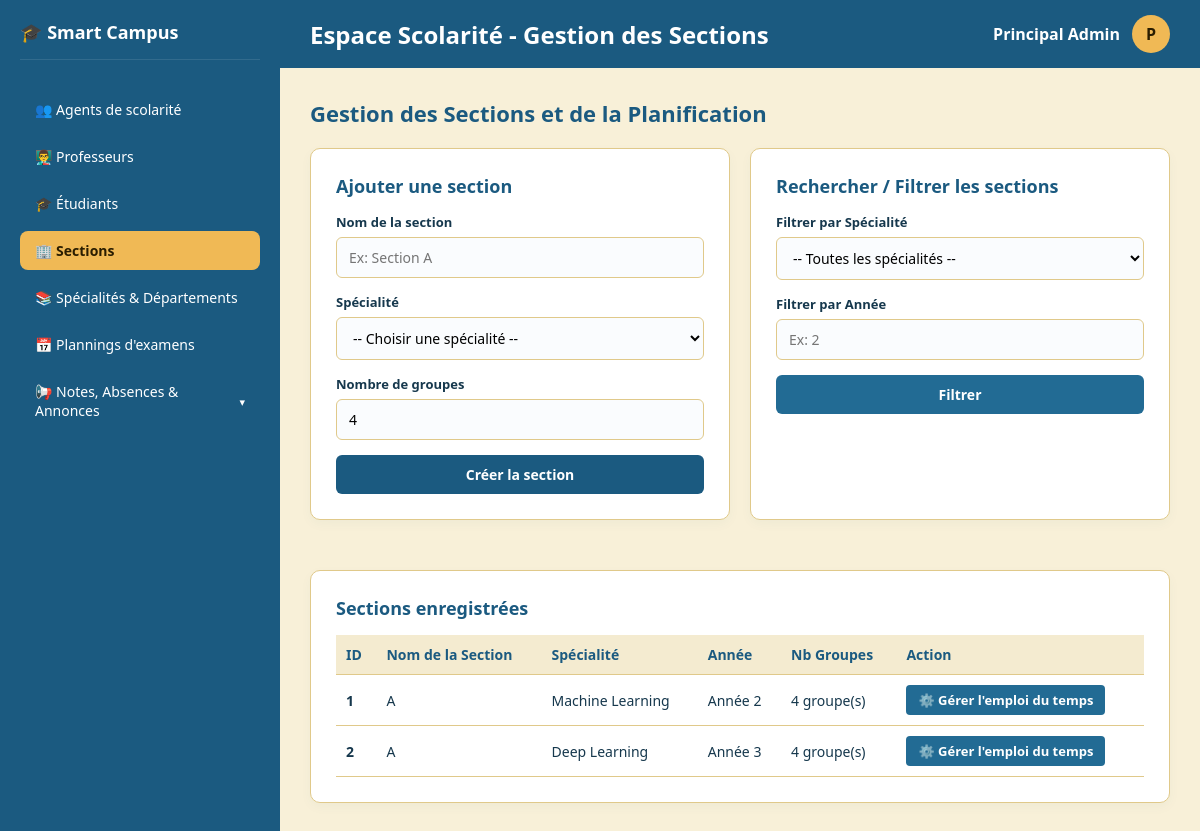
/gestion_sections.php (signed in), run on the app's committed database.
### tables this page shows
CREATE TABLE `section` (
  `id_Sec` int(11) NOT NULL,
  `nom_sec` varchar(100) NOT NULL,
  `id_sp` int(11) DEFAULT NULL,
  `nombre_groupes` int(11) DEFAULT 4
);

CREATE TABLE `specialite` (
  `id_sp` int(11) NOT NULL,
  `NomSp` varchar(100) NOT NULL,
  `id_Dep` int(11) DEFAULT NULL,
  `annee` int(11) NOT NULL
);

### gestion_sections.php (the view, shortened to what this page needs)
<?php
$host = 'localhost';
$db   = 'smart_campus';
$user = 'root';
$pass = '';
try {
    $pdo = new PDO("mysql:host=$host;dbname=$db;charset=utf8mb4", $user, $pass);
    $pdo->setAttribute(PDO::ATTR_ERRMODE, PDO::ERRMODE_EXCEPTION);
    $filter_sp = trim($_GET['filter_sp'] ?? '');
    $filter_annee = trim($_GET['filter_annee'] ?? '');
    $sql_sec = "SELECT sec.*, sp.NomSp, sp.annee FROM section sec LEFT JOIN specialite sp ON sec.id_sp = sp.id_sp WHERE 1=1";
    $params_sec = [];
    $stmt_sec = $pdo->prepare($sql_sec);
    $stmt_sec->execute($params_sec);
    $sections = $stmt_sec->fetchAll(PDO::FETCH_ASSOC);
    $selected_section = null;
} catch (PDOException $e) {
    $error = "Erreur de base de données : " . $e->getMessage();
}
?>
<!DOCTYPE html>
<html lang="fr">
<head>
</head>
<body>
    <div class="sidebar">
        <div class="sidebar-top">
            <div class="logo-area"><span>🎓 Smart Campus</span></div>
            <div class="menu">
                <?php if (!empty($_SESSION['is_super_admin'])): ?>
                    <a href="admin_principal_dashboard.php" class="menu-item">👥 Agents de scolarité</a>
                <?php endif; ?>
                <a href="gestion_profs.php" class="menu-item">👨‍🏫 Professeurs</a>
                <a href="gestion_etudiants.php" class="menu-item">🎓 Étudiants</a>
                <a href="gestion_sections.php" class="menu-item active">🏢 Sections</a>
                <a href="gestion_specialites.php" class="menu-item">📚 Spécialités & Départements</a>
                <a href="gestion_examens.php" class="menu-item">📅 Plannings d'examens</a>
                <div class="menu-dropdown">
                    <a href="javascript:void(0);" class="menu-item dropdown-toggle" onclick="toggleSubmenu()">
                        <span>📢 Notes, Absences & Annonces</span>
                        <span id="arrow" style="font-size: 11px;">▾</span>
                    </a>
                </div>
              </div>
        </div>
    </div>
    <div class="main-content">
        <div class="top-navbar">
            <h2>Espace Scolarité - Gestion des Sections</h2>
            <div class="user-menu-container" onclick="toggleUserMenu(event)">
                <div class="user-profile">
                    <span><strong><?php echo htmlspecialchars($_SESSION['prenom'] . ' ' . $_SESSION['nom']); ?></strong></span>
                    <div class="user-avatar"><?php echo strtoupper(substr($_SESSION['prenom'], 0, 1)); ?></div>
                </div>
            </div>
        </div>
        <div class="content-body">
            <h3 class="section-title">Gestion des Sections et de la Planification</h3>
            <div class="admin-grid">
                <div class="card">
                    <h3>Ajouter une section</h3>
                    <form action="gestion_sections.php" method="POST">
                        <div class="form-group">
                            <label for="nom_sec">Nom de la section</label>
                            <input type="text" id="nom_sec" name="nom_sec" required placeholder="Ex: Section A">
                        </div>
                        <div class="form-group">
                            <label for="id_sp">Spécialité</label>
                            <select id="id_sp" name="id_sp" required>
                                <option value="">-- Choisir une spécialité --</option>
                            </select>
                        </div>
                        <div class="form-group">
                            <label for="nombre_groupes">Nombre de groupes</label>
                            <input type="number" id="nombre_groupes" name="nombre_groupes" min="1" max="10" value="4" required>
                        </div>
                        <button type="submit" name="ajouter_section" class="btn-submit">Créer la section</button>
                    </form>
                </div>
                <div class="card">
                    <h3>Rechercher / Filtrer les sections</h3>
                    <form action="gestion_sections.php" method="GET">
                        <div class="form-group">
                            <label for="filter_sp">Filtrer par Spécialité</label>
                            <select id="filter_sp" name="filter_sp">
                                <option value="">-- Toutes les spécialités --</option>
                            </select>
                        </div>
                        <div class="form-group">
                            <label for="filter_annee">Filtrer par Année</label>
                            <input type="number" id="filter_annee" name="filter_annee" min="1" max="5" value="<?php echo htmlspecialchars($filter_annee); ?>" placeholder="Ex: 2">
                        </div>
                        <button type="submit" class="btn-submit" style="background-color: var(--menu);">Filtrer</button>
                    </form>
                </div>
            </div>
            <div class="card">
                <h3>Sections enregistrées</h3>
                <?php if (empty($sections)): ?>
                    <p style="color: var(--text-muted);">Aucune section trouvée.</p>
                <?php else: ?>
                    <table>
                        <thead>
                            <tr>
                                <th>ID</th>
                                <th>Nom de la Section</th>
                                <th>Spécialité</th>
                                <th>Année</th>
                                <th>Nb Groupes</th>
                                <th>Action</th>
                            </tr>
                        </thead>
                        <tbody>
                            <?php foreach ($sections as $sec): ?>
                                <tr style="<?php echo ($selected_section && $selected_section['id_Sec'] == $sec['id_Sec']) ? 'background-color: #fdf8e9;' : ''; ?>">
                                    <td><strong><?php echo htmlspecialchars($sec['id_Sec']); ?></strong></td>
                                    <td><?php echo htmlspecialchars($sec['nom_sec']); ?></td>
                                    <td><?php echo htmlspecialchars($sec['NomSp']); ?></td>
                                    <td>Année <?php echo htmlspecialchars($sec['annee']); ?></td>
                                    <td><?php echo htmlspecialchars($sec['nombre_groupes']); ?> groupe(s)</td>
                                    <td>
                                        <a href="gestion_sections.php?id_sec_selected=<?php echo $sec['id_Sec']; ?>&filter_sp=<?php echo $filter_sp; ?>&filter_annee=<?php echo $filter_annee; ?>" class="btn-edit">
                                            ⚙️ Gérer l'emploi du temps
                                        </a>
                                    </td>
                                </tr>
                            <?php endforeach; ?>
                        </tbody>
                    </table>
                <?php endif; ?>
            </div>
        </div>
    </div>
</body>
</html>

### gestion_sections.php (style rules this page uses)
:root { --header: #1B5A80; --menu: #226B94; --on-blue: #FFFFFF; --accent: #F0B955; --on-accent: #2A1D00; --bg: #F8F0D8; --card: #FFFFFF; --border: #E0C98A; --text: #16384D; --text-muted: #51606A; --error: #A8162A; --on-error: #FFFFFF; --success: #2e7d32; }
* { box-sizing: border-box; margin: 0; padding: 0; font-family: 'Segoe UI', Tahoma, Geneva, Verdana, sans-serif; }
body { background-color: var(--bg); color: var(--text); display: flex; height: 100vh; overflow: hidden; }
.sidebar { width: 280px; background-color: var(--header); display: flex; flex-direction: column; justify-content: space-between; padding: 20px; }
.sidebar-top .logo-area { color: var(--on-blue); font-size: 18px; font-weight: bold; margin-bottom: 30px; padding-bottom: 15px; border-bottom: 1px solid rgba(255,255,255,0.1); }
.menu { display: flex; flex-direction: column; gap: 8px; }
.menu-item { color: var(--on-blue); padding: 10px 15px; border-radius: 8px; text-decoration: none; font-size: 14px; font-weight: 500; display: flex; align-items: center; gap: 10px; }
.menu-item:hover, .menu-item.active { background-color: var(--accent); color: var(--on-accent); font-weight: 600; }
.main-content { flex: 1; display: flex; flex-direction: column; overflow-y: auto; }
.top-navbar { background-color: var(--header); color: var(--on-blue); padding: 15px 30px; display: flex; justify-content: space-between; align-items: center; }
.user-profile { display: flex; align-items: center; gap: 12px; }
.user-avatar { width: 38px; height: 38px; background-color: var(--accent); color: var(--on-accent); border-radius: 50%; display: flex; align-items: center; justify-content: center; font-weight: bold; }
.content-body { padding: 30px; }
.section-title { color: var(--header); font-size: 22px; margin-bottom: 20px; font-weight: 700; }
.admin-grid { display: grid; grid-template-columns: 1fr 1fr; gap: 20px; margin-bottom: 25px; }
.card { background-color: var(--card); border: 1px solid var(--border); border-radius: 10px; padding: 25px; margin-bottom: 25px; box-shadow: 0 4px 12px rgba(27,90,128,0.04); }
.card h3 { color: var(--header); margin-bottom: 15px; font-size: 18px; }
.form-group { margin-bottom: 15px; }
.form-group label { display: block; font-size: 13px; font-weight: 600; margin-bottom: 6px; color: var(--text); }
.form-group input, .form-group select { width: 100%; padding: 10px 12px; border: 1px solid var(--border); border-radius: 6px; font-size: 14px; background-color: #FAFCFE; }
.btn-submit { background-color: var(--header); color: var(--on-blue); border: none; padding: 10px 20px; border-radius: 6px; font-size: 14px; font-weight: 600; cursor: pointer; width: 100%; transition: background 0.2s; }
.btn-edit { background-color: var(--menu); color: var(--on-blue); padding: 6px 12px; border-radius: 4px; font-size: 13px; font-weight: 600; text-decoration: none; display: inline-block; }
table { width: 100%; border-collapse: collapse; font-size: 14px; margin-top: 10px; }
th, td { padding: 10px; text-align: left; border-bottom: 1px solid var(--border); }
th { background-color: #f4ebd0; color: var(--header); font-weight: 600; }
.user-menu-container { position: relative; display: inline-block; cursor: pointer; }
.menu-dropdown { position: relative; }
.dropdown-toggle { cursor: pointer; display: flex; justify-content: space-between; align-items: center; }

### data on the page
section: id_Sec "1", nom_sec "A", id_sp.NomSp "Machine Learning", id_sp.annee "2", nombre_groupes "4"
section: id_Sec "2", nom_sec "A", id_sp.NomSp "Deep Learning", id_sp.annee "3", nombre_groupes "4"

### other printed values
$_SESSION['prenom'] . ' ' . $_SESSION['nom'] "Principal Admin"
substr($_SESSION['prenom'], 0, 1) "P"
